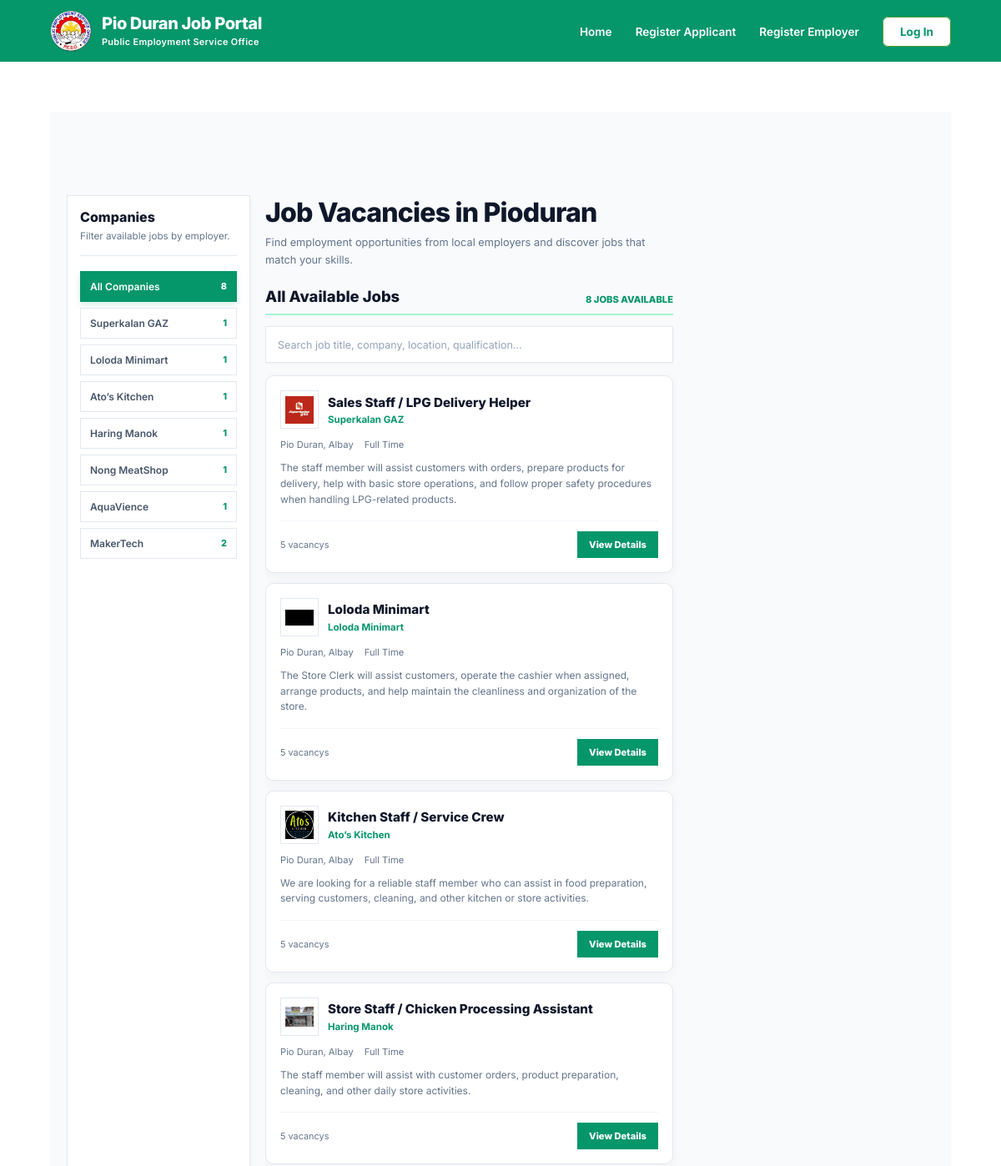
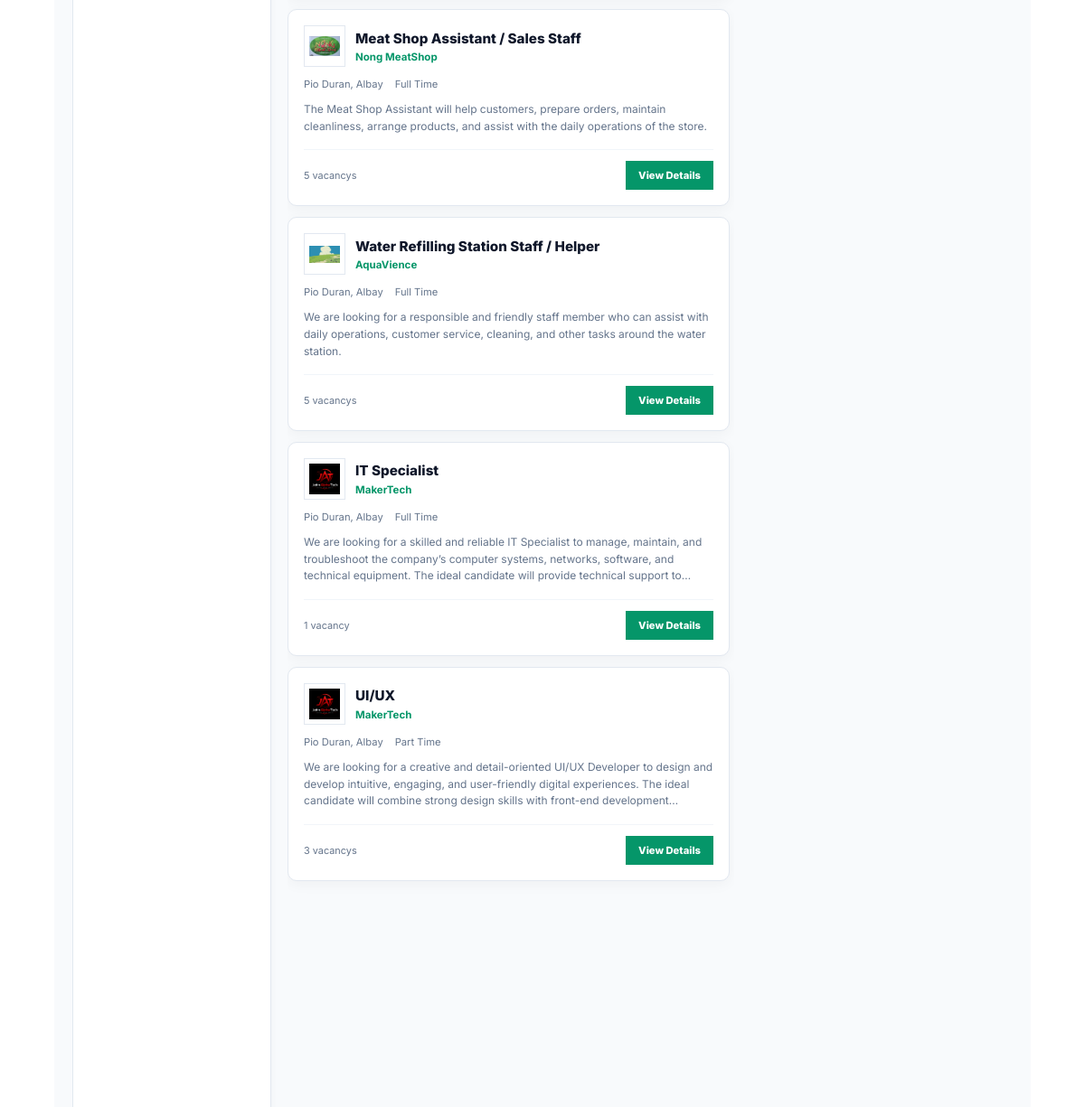
Page /browse-job/ (upper part) on the earlier database version (2 pictures, top to bottom).
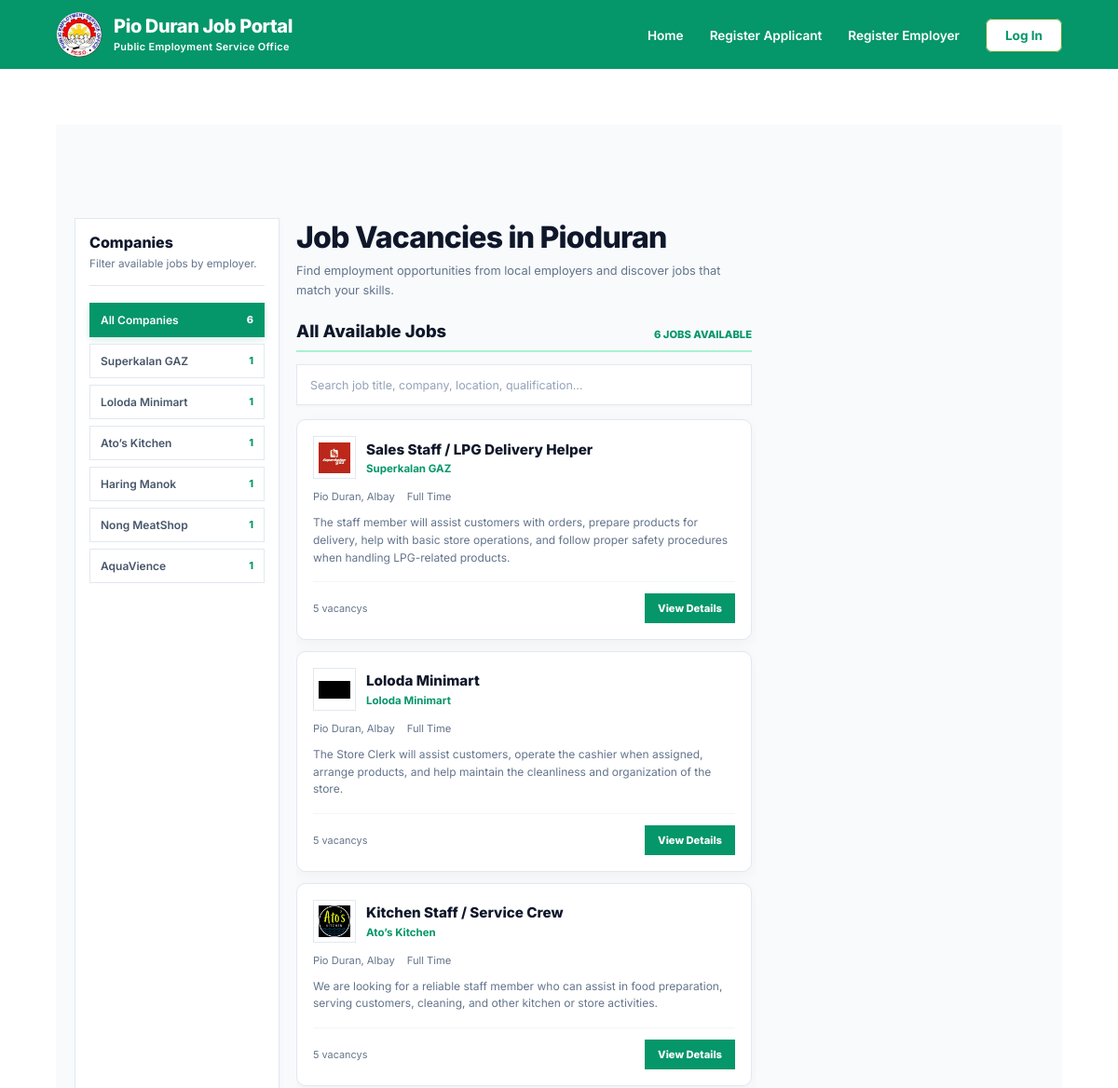
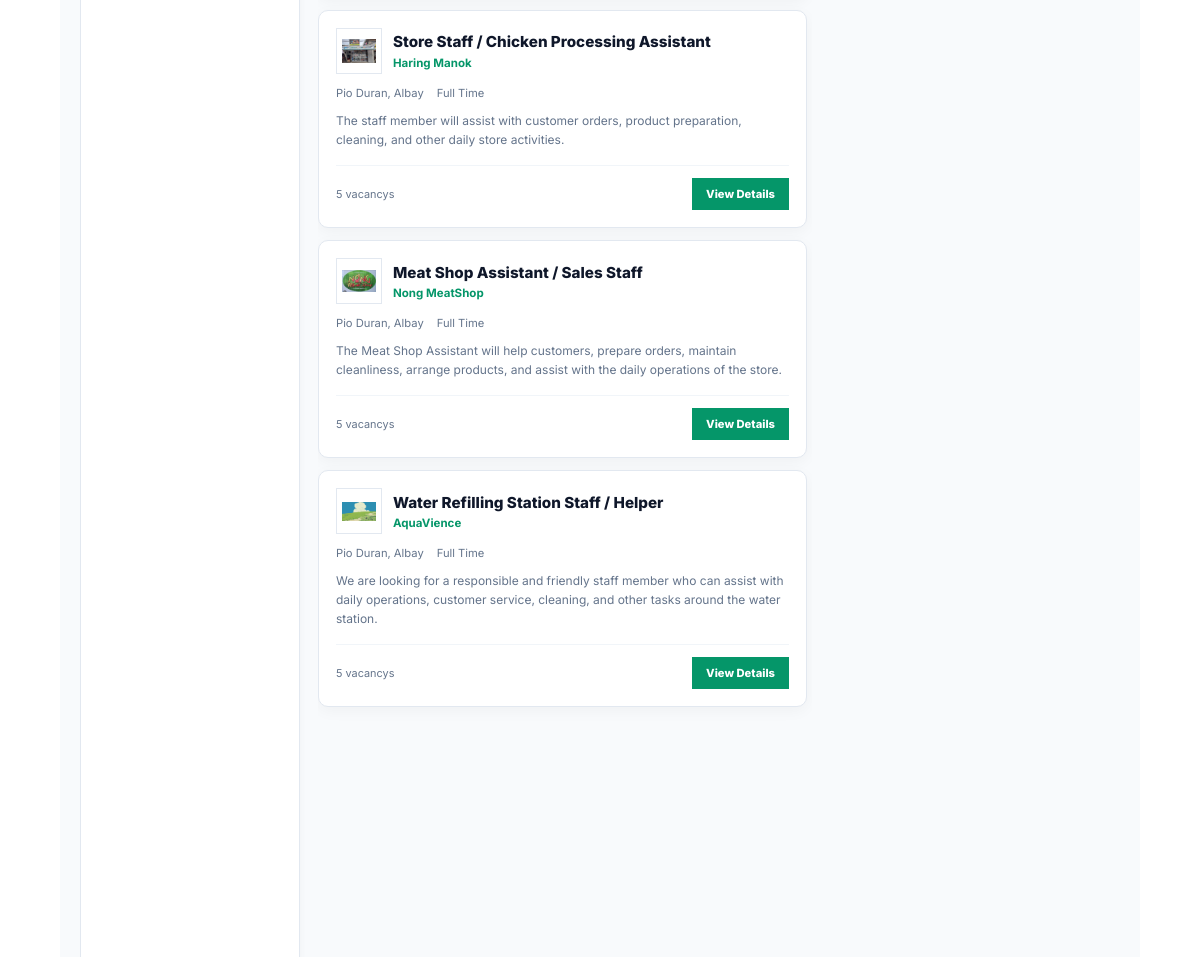
Same page on the later database version (2 pictures, top to bottom).
### employer/models.py (models this page shows, shortened)
class Employer(models.Model):
    employer = models.OneToOneField(User, on_delete=models.CASCADE)
    company_name = models.CharField(max_length=255)
    business_permit_no = models.CharField(max_length=255, unique=True)
    contact_no = models.CharField(max_length=11, unique=True)
    description = models.TextField()
    company_logo = models.ImageField(upload_to="company_logo")
    created_at = models.DateTimeField(auto_now_add=True)
    is_active = models.BooleanField(default=True)

class JobPost(models.Model):
    STATUS_CHOICES = (
        ("pending", "Pending Review"),
        ("approved", "Approved"),
        ("rejected", "Rejected"),
    )
    JOB_TYPE = (
        ("full_time", "Full Time"),
        ("part_time", "Part Time"),
        ("contract", "Contract"),
        ("internship", "Internship"),
        ("temporary", "Temporary"),
    )
    employer = models.ForeignKey(
        Employer,
        on_delete=models.CASCADE,
        related_name="jobs"
    )
    title = models.CharField(max_length=255)
    description = models.TextField()
    qualifications = models.TextField()
    responsibilities = models.TextField(blank=True)
    salary = models.DecimalField(
        max_digits=10,
        decimal_places=2,
        null=True,
        blank=True
    )
    location = models.CharField(max_length=255)
    job_type = models.CharField(
        max_length=20,
        choices=JOB_TYPE,
        default="full_time"
    )
    vacancies = models.PositiveIntegerField(default=1)
    deadline = models.DateField()
    status = models.CharField(
        max_length=20,
        choices=STATUS_CHOICES,
        default="pending"
    )
    admin_remarks = models.TextField(blank=True)
    created_at = models.DateTimeField(auto_now_add=True)
    updated_at = models.DateTimeField(auto_now=True)
    approved_at = models.DateTimeField(
        null=True,
        blank=True
    )

### home/views.py (the view, shortened to what this page needs)
# urls.py: path('browse-job/', views.browse_job, name="browse-job"),
def browse_job(request):
    job = JobPost.objects.filter(
        status="approved"
    ).order_by("-created_at")
    recommended_jobs = []
    applicant = getattr(
        request.user,
        "applicant_profile",
        None
    )
    return render(
        request,
        "pages/browse_job.html",
        {
            "job": job,
            "recommended_jobs": recommended_jobs,
        }
    )

### home/templates/pages/browse_job.html (shortened to what the changed rows need)
{% extends "home_base.html" %}
{% load static %}
{% block content %}
<div class="browse-container">
    <div class="browse-grid">
        <aside class="companies-card">
            <div class="company-filter">
                <button
                    type="button"
                    class="company-filter-btn active"
                    data-company-filter="all"
                >
                    All Companies
                    <span class="company-count">
                        {{ job|length }}
                    </span>
                </button>
                {% regroup job by employer.company_name as company_list %}
                {% for company in company_list %}
                    <button
                        type="button"
                        class="company-filter-btn"
                        data-company-filter="{{ company.grouper|lower|escape }}"
                    >
                        {{ company.grouper }}
                        <span class="company-count">
                            {{ company.list|length }}
                        </span>
                    </button>
                {% endfor %}
            </div>
        </aside>
        <main class="main-search-column">
            <div class="browse-page-header">
                <h1 class="browse-page-title">
                    Job Vacancies in Pioduran
                </h1>
            </div>
            <div class="jobs-header">
                <h2 class="jobs-title">
                    All Available Jobs
                </h2>
                <div class="jobs-count">
                    {{ job|length }} JOBS AVAILABLE
                </div>
            </div>
            <div
                class="job-list"
                id="jobList"
            >
                {% for i in job %}
                    <article
                        class="job-card"
                        data-company="{{ i.employer.company_name|lower|escape }}"
                        data-searchable="
                            {{ i.title|lower }}
                            {{ i.employer.company_name|lower }}
                            {{ i.location|default:''|lower }}
                            {{ i.description|default:''|lower }}
                            {{ i.qualifications|default:''|lower }}
                            {{ i.responsibilities|default:''|lower }}
                        "
                    >
                        <div class="job-top">
                            <div class="job-company">
                                {% if i.employer.company_logo %}
                                    <img
                                        src="{{ i.employer.company_logo.url }}"
                                        alt="{{ i.employer.company_name }}"
                                        class="job-logo"
                                        onclick="openLogoModal(
                                            '{{ i.employer.company_logo.url|escapejs }}',
                                            '{{ i.employer.company_name|escapejs }}'
                                        )"
                                    >
                                {% else %}
                                    <div class="job-logo-placeholder">
                                        {{ i.employer.company_name|first|upper }}
                                    </div>
                                {% endif %}
                                <div class="job-company-info">
                                    <h3 class="job-title">
                                        {{ i.title }}
                                    </h3>
                                    <div class="job-company-name">
                                        {{ i.employer.company_name }}
                                    </div>
                                </div>
                            </div>
                        </div>
                        <div class="job-meta">
                            <span>
                                {{ i.location }}
                            </span>
                            <span>
                                {{ i.get_job_type_display }}
                            </span>
                        </div>
                        {% if i.description %}
                            <p class="job-description">
                                {{ i.description }}
                            </p>
                        {% endif %}
                        <div class="job-footer">
                            <div class="job-vacancies">
                                {% if i.vacancies %}
                                    {{ i.vacancies }}
                                    vacancy{{ i.vacancies|pluralize }}
                                {% else %}
                                    Vacancy information not specified
                                {% endif %}
                            </div>
                            <a
                                href="{% url 'job_details' i.id %}"
                                class="view-job-button"
                            >
                                View Details
                            </a>
                        </div>
                    </article>
                {% endfor %}
            </div>
        </main>
    </div>
</div>
{% endblock %}

Differences in the rows shown:
removed Employer: grouper "MakerTech"
removed JobPost: employer.company_logo (picture), title "IT Specialist", employer.company_name "MakerTech", location "Pio Duran, Albay", job_type "Full Time", description "We are looking for a skilled and reliable IT Specialist to manage, maintain, and troubleshoot the company’s computer systems, networks, software, and technical equipment. The ideal candidate will provide technical support…", vacancies "1"
removed JobPost: employer.company_logo (picture), title "UI/UX", employer.company_name "MakerTech", location "Pio Duran, Albay", job_type "Part Time", description "We are looking for a creative and detail-oriented UI/UX Developer to design and develop intuitive, engaging, and user-friendly digital experiences. The ideal candidate will combine strong design skills with front-end…", vacancies "3"
Other differences:
{{ job|length }}: "8" → "6"
list line gone: "2"
